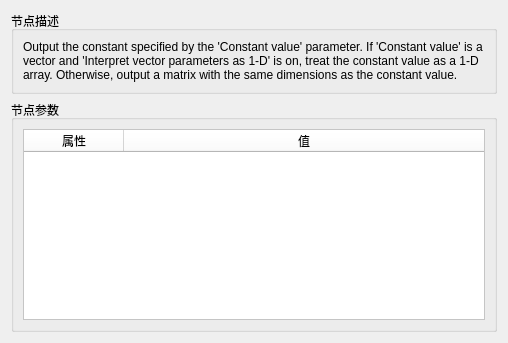
<?xml version="1.0" encoding="UTF-8"?>
<ui version="4.0">
 <class>NodeParametersDialog</class>
 <widget class="QDialog" name="NodeParametersDialog">
  <property name="geometry">
   <rect>
    <x>0</x>
    <y>0</y>
    <width>508</width>
    <height>343</height>
   </rect>
  </property>
  <property name="font">
   <font/>
  </property>
  <property name="windowTitle">
   <string>节点参数</string>
  </property>
  <layout class="QVBoxLayout" name="verticalLayout">
   <item>
    <widget class="QGroupBox" name="gb_title">
     <property name="title">
      <string>节点描述</string>
     </property>
     <layout class="QHBoxLayout" name="horizontalLayout">
      <item>
       <widget class="QLabel" name="label">
        <property name="styleSheet">
         <string notr="true"/>
        </property>
        <property name="frameShape">
         <enum>QFrame::NoFrame</enum>
        </property>
        <property name="text">
         <string>Output the constant specified by the 'Constant value' parameter. If 'Constant value' is a vector and 'Interpret vector parameters as 1-D' is on, treat the constant value as a 1-D array. Otherwise, output a matrix with the same dimensions as the constant value.</string>
        </property>
        <property name="scaledContents">
         <bool>false</bool>
        </property>
        <property name="wordWrap">
         <bool>true</bool>
        </property>
       </widget>
      </item>
     </layout>
    </widget>
   </item>
   <item>
    <widget class="QGroupBox" name="groupBox">
     <property name="title">
      <string>节点参数</string>
     </property>
     <layout class="QHBoxLayout" name="horizontalLayout_2">
      <item>
       <widget class="QTableWidget" name="tw_node_parameters">
        <property name="styleSheet">
         <string notr="true">background:#FFFFFF</string>
        </property>
        <property name="columnCount">
         <number>2</number>
        </property>
        <attribute name="horizontalHeaderStretchLastSection">
         <bool>true</bool>
        </attribute>
        <column>
         <property name="text">
          <string>属性</string>
         </property>
        </column>
        <column>
         <property name="text">
          <string>值</string>
         </property>
        </column>
       </widget>
      </item>
     </layout>
    </widget>
   </item>
  </layout>
 </widget>
 <resources/>
 <connections/>
</ui>
